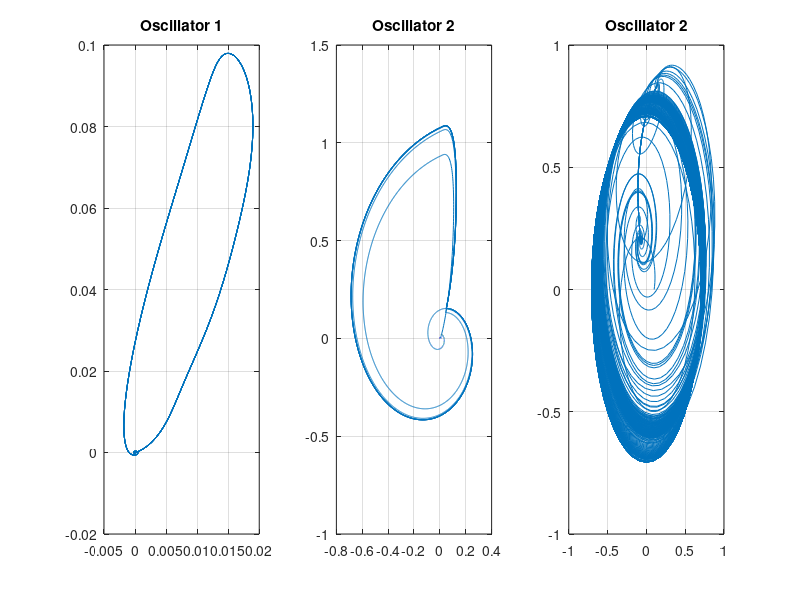
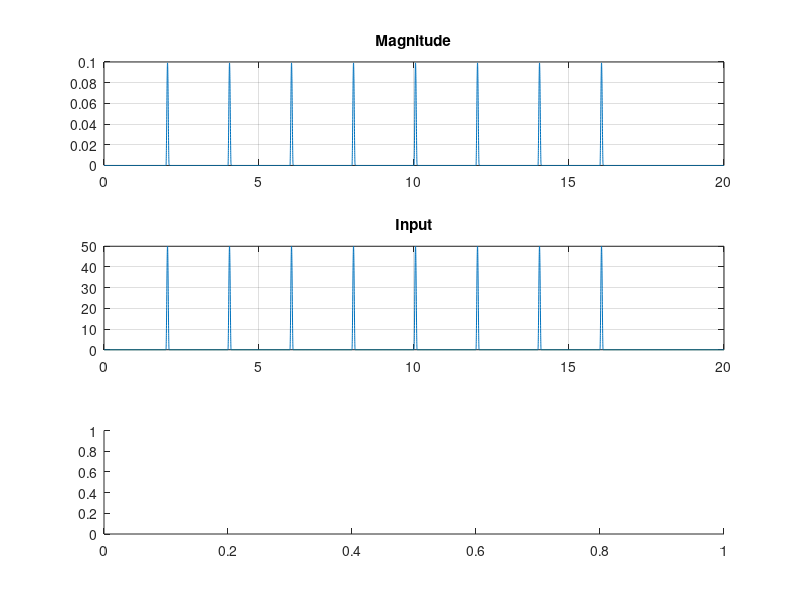

The MATLAB source for these figures, in order: (Note: this script raises an error after producing the figures.)
% implementation of the 2nd version of the model 
% this one has an intermedia layer that gets removed in the third verion

tic

clear all;close all;clc;

% parameters of the gamma oscillator
z01 = 0.0001;
alpha1 = -100;
beta1 = 400;
beta2 = 1;
epsilon1 = 20;
f1 = 80;

% parameters of the modulating oscillator
z02 = 0.01;
alpha2 = -1;
beta12 = 0;
beta22 = 0;
epsilon2 = 1;
f2 = 0.5;

% parameters of the beta oscillator
z03 = 0.1;
alpha3 = 50;
beta13 = -100;
beta23 = 0;
epsilon3 = 1;
f3 = 20;

% parameters for time
fs = 1000;
dur = 20; % in seconds
T = 1/fs;
time = 0:T:dur;

ntime = length(time);

% initialize empty arrays
t_out = zeros(size(time));
z_out_1 = zeros(size(time));
z_out_2 = zeros(size(time));
z_out_3 = zeros(size(time));

% initialization values
t_out(1) = time(1);
z_out_1(1) = z01;
z_out_2(1) = z02;
z_out_3(1) = z03;

% coupling parameters
c12 = 200;
c23 = 100; % dopamine lever

% add an input
input = zeros(size(time));
ntaps = 8;
for i=1:ntaps
    input(fs*2*i:fs*2*i+100) = 50*hann(100+1);
end

for i=1:ntime-1
    
    %%% first layer %%%
    
    k1 = z_out_1(i)*(alpha1 + 1i*2*pi*f1 + beta1*abs(z_out_1(i))^2 + ...
        ((epsilon1*beta2*abs(z_out_1(i)))^4)/(1-epsilon1*abs(z_out_1(i))^2)) + input(i);
    
    z1 = z_out_1(i)+(T/2)*k1;
    
    k2 = z1*(alpha1 + 1i*2*pi*f1 + beta1*abs(z1)^2 + ...
        ((epsilon1*beta2*abs(z1))^4)/(1-epsilon1*abs(z1)^2)) + (input(i) + input(i+1))/2;
    
    z2 = z_out_1(i)+(T/2)*k2;
    
    k3 = z2*(alpha1 + 1i*2*pi*f1 + beta1*abs(z2)^2 + ...
        ((epsilon1*beta2*abs(z2))^4)/(1-epsilon1*abs(z2)^2)) + (input(i) + input(i+1))/2;
    
    z3 = z_out_1(i)+T*k3;
    
    k4 = z3*(alpha1 + 1i*2*pi*f1 + beta1*abs(z3)^2 + ...
        ((epsilon1*beta2*abs(z3))^4)/(1-epsilon1*abs(z3)^2)) + (input(i));
    
    z_out_1(i+1) = z_out_1(i) + (1/6)*T*(k1+(2*k2)+(2*k3)+k4);
    
    %%% second layer %%%
    
    k1 = z_out_2(i)*(alpha2 + 1i*2*pi*f2 + beta12*abs(z_out_2(i))^2 + ...
        ((epsilon2*beta22*abs(z_out_2(i)))^4)/(1-epsilon2*abs(z_out_2(i))^2)) + c12*(z_out_1(i));
    
    z1 = z_out_2(i)+(T/2)*k1;
    
    k2 = z1*(alpha2 + 1i*2*pi*f2 + beta12*abs(z1)^2 + ...
        ((epsilon2*beta22*abs(z1))^4)/(1-epsilon2*abs(z1)^2)) + c12*(z_out_1(i) + z_out_1(i+1))/2;
    
    z2 = z_out_2(i)+(T/2)*k2;
    
    k3 = z2*(alpha2 + 1i*2*pi*f2 + beta12*abs(z2)^2 + ...
        ((epsilon2*beta22*abs(z2))^4)/(1-epsilon2*abs(z2)^2)) + c12*(z_out_1(i) + z_out_1(i+1))/2;
    
    z3 = z_out_2(i)+T*k3;
    
    k4 = z3*(alpha2 + 1i*2*pi*f2 + beta12*abs(z3)^2 + ...
        ((epsilon2*beta22*abs(z3))^4)/(1-epsilon2*abs(z3)^2)) + c12*(z_out_1(i));
    
    z_out_2(i+1) = z_out_2(i) + (1/6)*T*(k1+(2*k2)+(2*k3)+k4); 
    
	%%% third layer %%%
    
    k1 = z_out_3(i)*(alpha3 + 1i*2*pi*20 + beta13*abs(z_out_3(i))^2 + ...
        ((epsilon1*beta23*abs(z_out_3(i)))^4)/(1-epsilon1*abs(z_out_3(i))^2)) + c23*abs(z_out_2(i));
    
    z1 = z_out_3(i)+(T/2)*k1;
    
    k2 = z1*(alpha3 + 1i*2*pi*20 + beta13*abs(z1)^2 + ...
        ((epsilon1*beta23*abs(z1))^4)/(1-epsilon1*abs(z1)^2)) + c23*abs(z_out_2(i) + z_out_2(i+1))/2;
    
    z2 = z_out_3(i)+(T/2)*k2;
    
    k3 = z2*(alpha3 + 1i*2*pi*20 + beta13*abs(z2)^2 + ...
        ((epsilon1*beta23*abs(z2))^4)/(1-epsilon1*abs(z2)^2)) + c23*abs(z_out_2(i) + z_out_2(i+1))/2;
    
    z3 = z_out_3(i)+T*k3;
    
    k4 = z3*(alpha3 + 1i*2*pi*20 + beta13*abs(z3)^2 + ...
        ((epsilon1*beta23*abs(z3))^4)/(1-epsilon1*abs(z3)^2)) + c23*abs(z_out_2(i));
    
    z_out_3(i+1) = z_out_3(i) + (1/6)*T*(k1+(2*k2)+(2*k3)+k4);
    
    t_out(i+1) = t_out(i) + T;
    
end

figure(1)
axis square
subplot(1,3,1)
plot((z_out_1));
title('Oscillator 1')
grid on
subplot(1,3,2)
plot((z_out_2));
grid on
title('Oscillator 2')
subplot(1,3,3)
plot((z_out_3));
grid on
title('Oscillator 2')

figure(2)
subplot(3,1,1)
plot(time,abs(z_out_1))
grid on
title('Magnitude')
subplot(3,1,2)
plot(time,input)
grid on
title('Input')
subplot(3,1,3)
spectrogram(z_out_1,kaiser(256,5),220,20000,fs,'yaxis')
title('Spectrum')
ylim([0 100])
xlabel('time(s)')

figure(3)
subplot(3,1,1)
% plot3(time,real(z_out_2),imag(z_out_2))
plot(abs(z_out_2))
axis tight
grid on
title('Magnitude')
subplot(3,1,2)
plot(time,real(z_out_1))
grid on
title('Input')
subplot(3,1,3)
spectrogram(z_out_2,kaiser(256,5),220,20000,fs,'yaxis')
title('Spectrum')
ylim([0 100])
xlabel('time(s)')

figure(4)
subplot(3,1,1)
% plot3(time,real(z_out_2),imag(z_out_2))
plot(abs(z_out_3))
axis tight
grid on
title('Magnitude')
subplot(3,1,2)
plot(time,abs(z_out_2))
grid on
title('Input')
subplot(3,1,3)
spectrogram(z_out_3,kaiser(256,5),220,20000,fs,'yaxis')
title('Spectrum')
ylim([0 100])
xlabel('time(s)')

figure(5)
subplot(4,1,1)
spectrogram(z_out_3,kaiser(256,5),220,20000,fs,'yaxis')
title('Spectrum Beta Oscillator')
ylim([0 100])
xlabel('Time(s)')
subplot(4,1,2)
spectrogram(z_out_2,kaiser(256,5),220,20000,fs,'yaxis')
title('Spectrum slow Modulator')
ylim([0 100])
xlabel('time(s)')
subplot(4,1,3)
spectrogram(z_out_1,kaiser(256,5),220,20000,fs,'yaxis')
title('Spectrum slow Modulator')
ylim([0 100])
xlabel('time(s)')
subplot(4,1,4)
plot(time,input)
grid on
title('Input')

figure(6)
spectrogram(z_out_2+z_out_3,kaiser(256,5),220,20000,fs,'yaxis')
title('Spectrum of the System')
ylim([0 100])
xlabel('time(s)')

toc